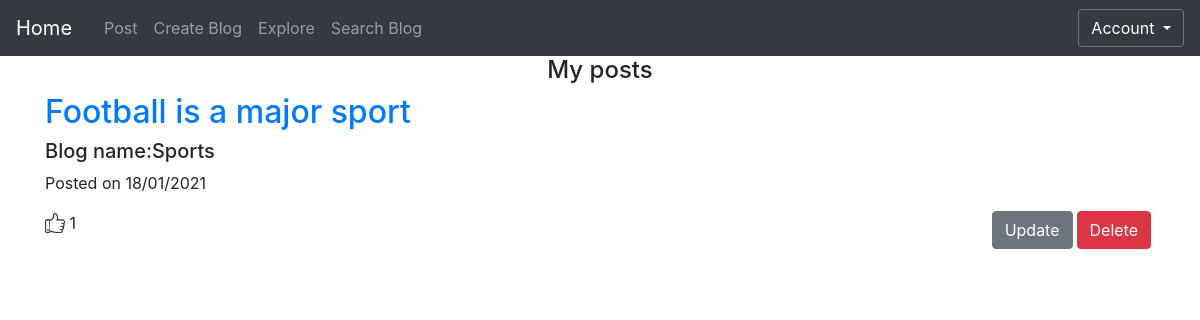
Page /posted (signed in) on the committed database.
### app/models.py (models this page shows)
class Posts(db.Model):
    id = db.Column(db.Integer, primary_key=True)
    date = db.Column(db.DateTime)
    title = db.Column(db.String(500))
    body= db.Column(db.String(2000))
    author = db.Column(db.String(20))
    image_name=db.Column(db.String(200))
    blog_id=db.Column(db.Integer,db.ForeignKey('blog.id'))

class Blog(db.Model):
    __searchable__ = ['blog_name']
    id= db.Column(db.Integer, primary_key=True)
    blog_name = db.Column(db.String(100))
    user_id=db.Column(db.Integer,db.ForeignKey('user.id'))
    posts=db.relationship("Posts",backref='blog',lazy=True)

### app/views.py (the view)
@app.route('/posted', methods=['GET', 'POST'])
@login_required
def posted():
	pos=Posts.query.order_by(Posts.date.desc()).join(Blog).filter(Blog.user_id == current_user.id).all()
	return render_template('posted.html', title='Posted', p = pos)

### app/views.py (called while the page is built)
@login_manager.user_loader
def load_user(user_id):
	return User.query.get(int(user_id))

### app/templates/posted.html
{% extends "base.html" %}
{% block content %}
<h4 class="text-center">My posts</h4>
{% for entry in p %}
<div class="mr-1 mb-1 my_posts_container" id ="rem_post{{  entry.id }}">
    <h2 class="post-title">
    <a href="{{ url_for('post', post_id=entry.id) }}">
      {{ entry.title }}
        </a>
    </h2>
  <h5>
    Blog name:{{ entry.blog.blog_name }}
  </h5>
  <p class="post-meta">Posted on {{ entry.date.strftime('%d/%m/%Y') }}</p>
  <h7 class="like-container">
    <image src="{{url_for('static',filename = 'like.png')}}" class="mb-1 like_image"> {{ entry.user_likes.count()}}
    </h7>
      <button class="btn btn-danger float-right delete_Button" post_id="{{  entry.id }}">Delete</button>
      <a class="btn btn-secondary float-right mr-1 mb-10" href="{{ url_for('update', post_id=entry.id) }}">Update</a>
      <br>
      <br>
    </div>
{% endfor %}
{% endblock %}

### app/static/mainpage.css (style rules this page uses)
body .container .like-container .like_image { width:20px; }

### rows in the picture
Posts: title "Football is a major sport", blog.blog_name "Sports", date "18/01/2021", user_likes.count "1"
